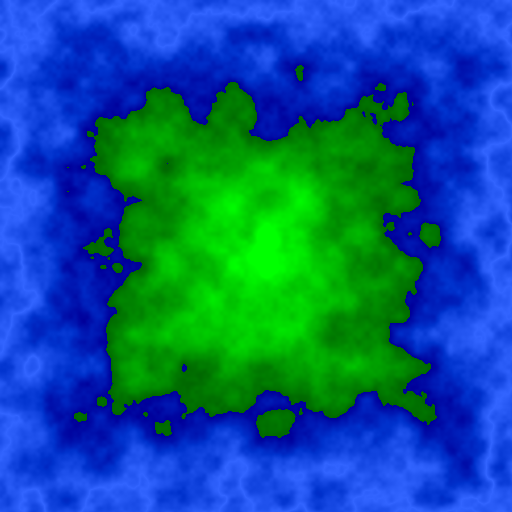
Frame 1 (no input)
Frame 60 (no input): identical to frame 1, image omitted
Frame 120 (the mouse pressed at the canvas centre since frame 60): identical to frame 1, image omitted

The p5.js sketch that drew this single still picture (run headless with seeded random() and noise() and a simulated clock; from frame 60 on, the mouse is pressed at the canvas centre):

// p5.js sketch
// ── sketch.js
function setup() {
  const ns = 0.03;
  const show_altitude = false;
  const resolution = 512;
  const zoom_factor = 1;
  const water_level = 0.4;
  const debug_view = true;

  createCanvas(resolution * zoom_factor, resolution * zoom_factor);
  stroke(0);
  textSize(zoom_factor / 2);

  for (let x = 0; x < resolution; x++) {
    for (let y = 0; y < resolution; y++) {
      const edge_distance = min(x, y, resolution - x, resolution - y);

      const edge_offset = map(edge_distance, resolution * 0.3, 0, 0, 1);

      const edged_altitude = noise(ns * x, ns * y) - edge_offset;

      const water_altitude = map(edged_altitude, -0.5, 1, 0, 0.9);

      const altitude = water_altitude;

      if (debug_view) {
        if (altitude <= water_level) {
          fill(
            50 - abs(altitude) * 255,
            100 - abs(altitude) * 255,
            255 - abs(altitude) * 255
          );
        } else {
          fill(0, altitude * 255, 0);
        }
      } else {
        fill(altitude * 255, 0, 0);
      }
      strokeWeight(0);
      square(x * zoom_factor, y * zoom_factor, zoom_factor);

      if (show_altitude) {
        strokeWeight(1);
        fill(0);
        text(
          altitude.toFixed(1),
          x * zoom_factor,
          y * zoom_factor + zoom_factor
        );
      }
    }
  }
}

function draw() {}
